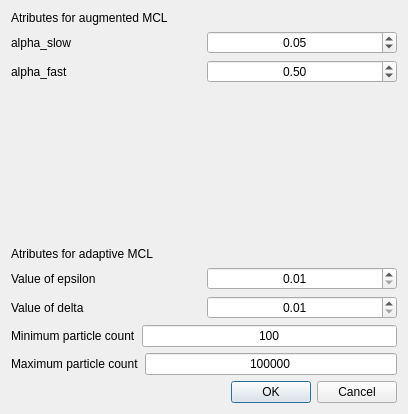
<?xml version="1.0" encoding="UTF-8"?>
<ui version="4.0">
 <class>Dialog</class>
 <widget class="QDialog" name="Dialog">
  <property name="geometry">
   <rect>
    <x>0</x>
    <y>0</y>
    <width>408</width>
    <height>414</height>
   </rect>
  </property>
  <property name="windowTitle">
   <string>Settings dialog</string>
  </property>
  <layout class="QVBoxLayout" name="verticalLayout_4">
   <item>
    <layout class="QVBoxLayout" name="verticalLayout_3">
     <item>
      <layout class="QVBoxLayout" name="verticalLayout_2">
       <item>
        <widget class="QLabel" name="label_4">
         <property name="text">
          <string>Atributes for augmented MCL</string>
         </property>
        </widget>
       </item>
       <item>
        <layout class="QHBoxLayout" name="horizontalLayout_5">
         <item>
          <widget class="QLabel" name="label_5">
           <property name="text">
            <string>alpha_slow</string>
           </property>
          </widget>
         </item>
         <item>
          <widget class="QDoubleSpinBox" name="spin_box_alpha_slow">
           <property name="alignment">
            <set>Qt::AlignCenter</set>
           </property>
           <property name="minimum">
            <double>0.010000000000000</double>
           </property>
           <property name="maximum">
            <double>1.000000000000000</double>
           </property>
           <property name="singleStep">
            <double>0.010000000000000</double>
           </property>
           <property name="value">
            <double>0.050000000000000</double>
           </property>
          </widget>
         </item>
        </layout>
       </item>
       <item>
        <layout class="QHBoxLayout" name="horizontalLayout_6">
         <item>
          <widget class="QLabel" name="label_6">
           <property name="text">
            <string>alpha_fast</string>
           </property>
          </widget>
         </item>
         <item>
          <widget class="QDoubleSpinBox" name="spin_box_alpha_fast">
           <property name="alignment">
            <set>Qt::AlignCenter</set>
           </property>
           <property name="minimum">
            <double>0.010000000000000</double>
           </property>
           <property name="maximum">
            <double>1.000000000000000</double>
           </property>
           <property name="singleStep">
            <double>0.010000000000000</double>
           </property>
           <property name="value">
            <double>0.500000000000000</double>
           </property>
          </widget>
         </item>
        </layout>
       </item>
      </layout>
     </item>
     <item>
      <layout class="QVBoxLayout" name="verticalLayout">
       <item>
        <spacer name="verticalSpacer">
         <property name="orientation">
          <enum>Qt::Vertical</enum>
         </property>
         <property name="sizeHint" stdset="0">
          <size>
           <width>20</width>
           <height>40</height>
          </size>
         </property>
        </spacer>
       </item>
       <item>
        <widget class="QLabel" name="label_2">
         <property name="text">
          <string>Atributes for adaptive MCL</string>
         </property>
        </widget>
       </item>
       <item>
        <layout class="QHBoxLayout" name="horizontalLayout">
         <item>
          <widget class="QLabel" name="label">
           <property name="text">
            <string>Value of epsilon</string>
           </property>
          </widget>
         </item>
         <item>
          <widget class="QDoubleSpinBox" name="spin_box_epsilon">
           <property name="alignment">
            <set>Qt::AlignCenter</set>
           </property>
           <property name="minimum">
            <double>0.010000000000000</double>
           </property>
           <property name="maximum">
            <double>1.000000000000000</double>
           </property>
           <property name="singleStep">
            <double>0.010000000000000</double>
           </property>
          </widget>
         </item>
        </layout>
       </item>
       <item>
        <layout class="QHBoxLayout" name="horizontalLayout_2">
         <item>
          <widget class="QLabel" name="label_3">
           <property name="text">
            <string>Value of delta</string>
           </property>
          </widget>
         </item>
         <item>
          <widget class="QDoubleSpinBox" name="spin_box_delta">
           <property name="alignment">
            <set>Qt::AlignCenter</set>
           </property>
           <property name="minimum">
            <double>0.010000000000000</double>
           </property>
           <property name="maximum">
            <double>1.000000000000000</double>
           </property>
           <property name="singleStep">
            <double>0.010000000000000</double>
           </property>
          </widget>
         </item>
        </layout>
       </item>
       <item>
        <layout class="QHBoxLayout" name="horizontalLayout_3">
         <item>
          <widget class="QLabel" name="label_7">
           <property name="text">
            <string>Minimum particle count</string>
           </property>
          </widget>
         </item>
         <item>
          <widget class="QLineEdit" name="line_edit_min">
           <property name="text">
            <string>100</string>
           </property>
           <property name="alignment">
            <set>Qt::AlignCenter</set>
           </property>
          </widget>
         </item>
        </layout>
       </item>
       <item>
        <layout class="QHBoxLayout" name="horizontalLayout_4">
         <item>
          <widget class="QLabel" name="label_8">
           <property name="text">
            <string>Maximum particle count</string>
           </property>
          </widget>
         </item>
         <item>
          <widget class="QLineEdit" name="line_edit_max">
           <property name="text">
            <string>100000</string>
           </property>
           <property name="alignment">
            <set>Qt::AlignCenter</set>
           </property>
          </widget>
         </item>
        </layout>
       </item>
      </layout>
     </item>
    </layout>
   </item>
   <item>
    <widget class="QDialogButtonBox" name="buttonBox">
     <property name="orientation">
      <enum>Qt::Horizontal</enum>
     </property>
     <property name="standardButtons">
      <set>QDialogButtonBox::Cancel|QDialogButtonBox::Ok</set>
     </property>
    </widget>
   </item>
  </layout>
 </widget>
 <resources/>
 <connections>
  <connection>
   <sender>buttonBox</sender>
   <signal>accepted()</signal>
   <receiver>Dialog</receiver>
   <slot>accept()</slot>
   <hints>
    <hint type="sourcelabel">
     <x>248</x>
     <y>254</y>
    </hint>
    <hint type="destinationlabel">
     <x>157</x>
     <y>274</y>
    </hint>
   </hints>
  </connection>
  <connection>
   <sender>buttonBox</sender>
   <signal>rejected()</signal>
   <receiver>Dialog</receiver>
   <slot>reject()</slot>
   <hints>
    <hint type="sourcelabel">
     <x>316</x>
     <y>260</y>
    </hint>
    <hint type="destinationlabel">
     <x>286</x>
     <y>274</y>
    </hint>
   </hints>
  </connection>
 </connections>
</ui>
